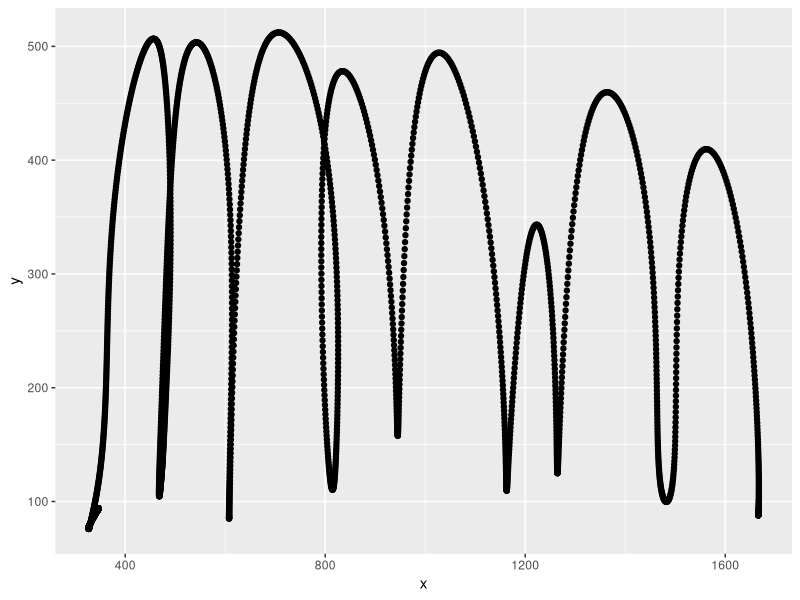
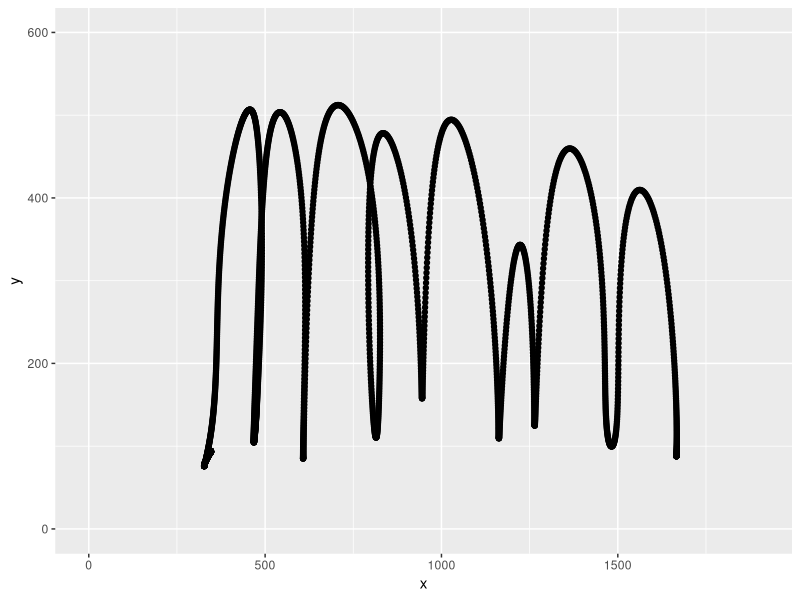
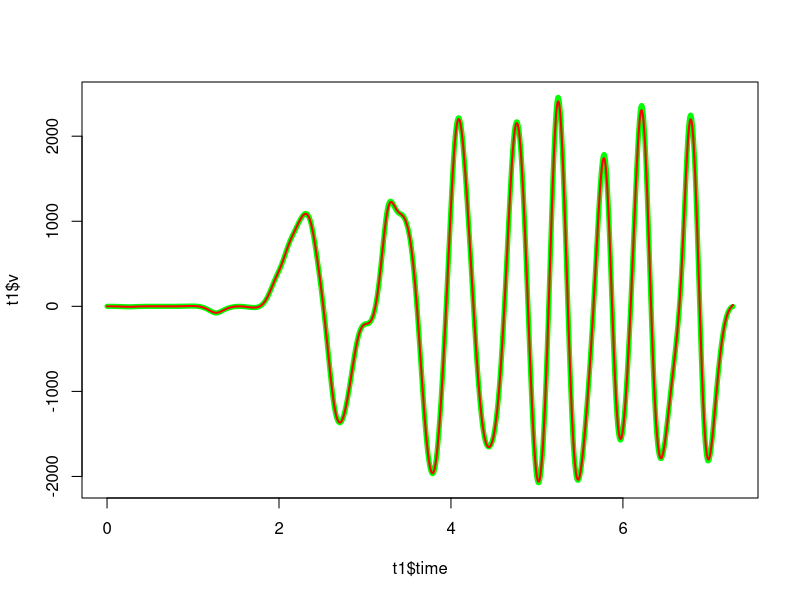
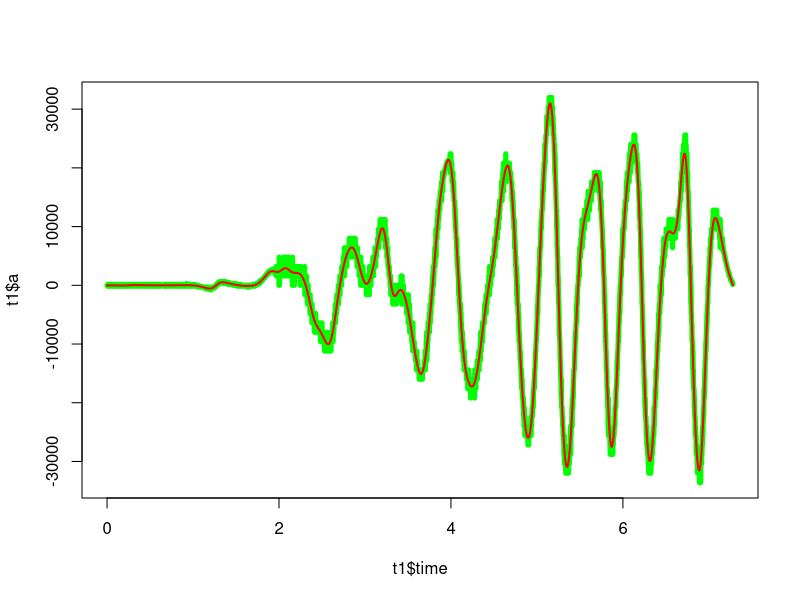
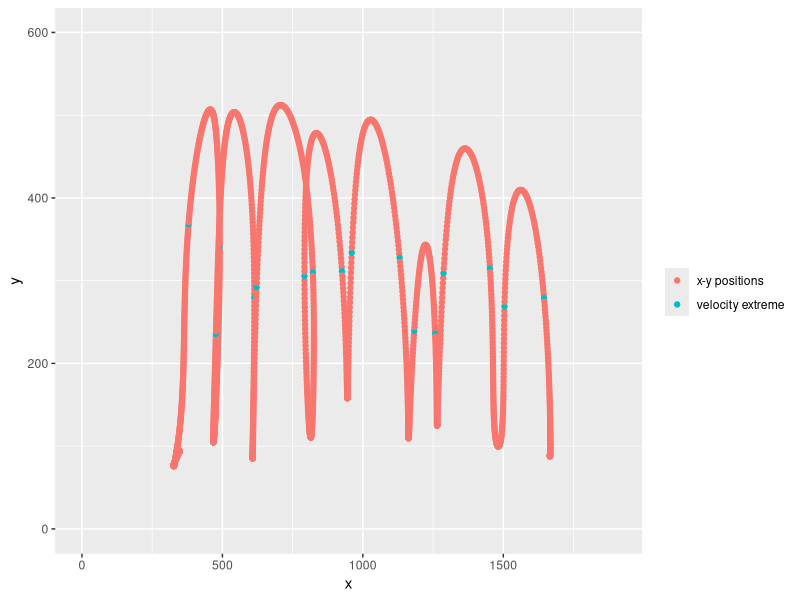

The R script that drew these images, in order: (Note: this script raises an error after producing the figures.)
### Exercises W14
# 1.
# When we have a high taget and a lot of small targets, the small targets will be overshot.
# When we have a low taget and a lot of high targets, the small targets will be overshot.
# When we have all the same tagets we will not see any effect

# 2.
setwd(paste(getwd(),'/Models of perception and action/21', sep = '')) #setting working directory

t1<-read.delim('21_1.txt',sep = ',', header = F) #loading data

colnames(t1)<-c('sample','condition','x','y') #naming variables


# 3.
library(ggplot2)
ggplot(data=t1, aes(x=x,y=y)) + #plotting data
  geom_point()

# 4.
ggplot(data=t1, aes(x=x,y=y)) + #plotting data with y and x limits
  geom_point() +
  ylim(0,600) +
  xlim(0,1900)

# 5.
distance<-function(df,add=0){ #creating a function for distance calcualtion
  for (i in (1:nrow(df))){
    if (i!=nrow(df))
    add=add+sqrt(((df[i,'x']-df[i+1,'x'])^2)+((df[i,'y']-df[i+1,'y'])^2)) #distance calcualtion
  }
  paste(add) #write output
}
distance(t1) #running the funtion

# 6.
time <- seq(from=0,to=7.28,by=0.0025) #making a time seqence with the length of the dataframe with 0.0025 increments
t1<-cbind(t1,time) #adding that seqence to the dataframe

# 7.
library(dplyr)
t1$v<-((t1$y-dplyr::lag(t1$y, n= 1L))/0.0025) #calculating velocity
t1$a<-((t1$v-dplyr::lag(t1$v, n= 1L))/0.0025) #calculating acceleration

# 8.
t1[is.na(t1)] <- 0 # changing NA's to 0

# velocity
lowpass.spline <- smooth.spline(t1$time,t1$v, spar = 0.3) #running a spline low pass filter

plot(t1$time, t1$v, type="l", lwd = 5, col = "green") #plotting unfiltered  data
lines(predict(lowpass.spline, t1$time), col = "red", lwd = 2) #plotting filtered data
sv<-predict(lowpass.spline, t1$time) #running the filter on the data
t1<-cbind(sv$y,t1) #saving the filtered data


# acceleration
lowpass.spline <- smooth.spline(t1$time,t1$a, spar = 0.3) #running a spline low pass filter

plot(t1$time, t1$a, type="l", lwd = 5, col = "green") #plotting unfiltered  data
lines(predict(lowpass.spline, t1$time), col = "red", lwd = 2) #plotting filtered data
sa<-predict(lowpass.spline, t1$time) #running the filter on the data
t1<-cbind(sa$y,t1) #saving the filtered data

# 9.
colnames(t1)<-c('sa','sv','sample','condition','x','y','time','v','a') #naming variables

t1$updn <- c(0, diff(sign(t1$sa))) #finding were the sign switches in acceleration
t1$updn<-ifelse(t1$updn==0,0,1) #making it a 1 where then sign switches
t1$updn <-as.factor(t1$updn) #making it a factor variable 

ggplot(data=t1, aes(x=x,y=y,color=updn)) + #plotting the data again
  geom_point() +
  ylim(0,600) +
  xlim(0,1900) +
  scale_color_discrete(name = "", labels = c("x-y positions", "velocity extreme"))

# 10.
t1$updn <- c(0, diff(sign(t1$sv))) #finding were the sign switches velocity
table<-which(t1$updn!=0) #save the sample numbers of the sign switches

t1$imp<-ifelse(t1$sample<table[16] | t1$sample>table[18],0,1) #marking samples with the important 6th movement
t1$imp<-ifelse(t1$updn==0,t1$imp,2) #adding peaks to the 6th movement data to the dataframe
t1$imp <-as.factor(t1$imp) #making it a factor

ggplot(data=t1, aes(x=x,y=y,color=imp, alpha = imp)) + #plotting the data
  geom_point() +
  ylim(0,600) +
  xlim(0,1900) +
  scale_alpha_manual(guide='none', values = list('0' = 0.1, '1' = 0.1, '2' = 1))+
  scale_color_discrete(name = "", labels = c("Non-important trial", "Important trail", "y velocity changing direction"))

# Bonus

# Here is a function that will run the analysis in question 10 for any set of data
mousePlot <-function(df){
  
  time <- seq(from=0,to=(nrow(df)-1)*0.0025,by=0.0025) #making a time seqence with the length of the dataframe with 0.0025 increments
  df<-cbind(df,time)
  
  colnames(df)<-c('sample','condition','x','y','time') #naming variables
  
  df$v<-((df$y-dplyr::lag(df$y, n= 1L))/0.0025) #calculating velocity
  
  df[is.na(df)] <- 0 
  
  lowpass.spline <- smooth.spline(df$time,df$v, spar = 0.3) #running a spline low pass filter
  sv<-predict(lowpass.spline, df$time) #running the filter on the data
  df<-cbind(sv$y,df) #saving the filtered data
  
  colnames(df)<-c('sv','sample','condition','x','y','time','v') #naming variables
  
  df$updn <- c(0, diff(sign(df$sv))) #finding were the sign switches velocity
  table<-which(df$updn!=0) #save the sample numbers of the sign switches

  for (n in (1:length(table))){ #finding the 6th movement
    if (df[table[n],'x']>1100 & df[table[n],'x']<1263)
      high<-n
  }
  
  df$imp<-ifelse(df$sample<table[high-1] | df$sample>table[high+1],0,1) #marking samples with the important 6th movement
  df$imp<-ifelse(df$updn==0,df$imp,2) #adding peaks to the 6th movement data to the dataframe
  df$imp <-as.factor(df$imp) #making it a factor
  
  ggplot(data=df, aes(x=x,y=y,color=imp, alpha = imp)) + #plotting the data
    geom_point() +
    ylim(0,600) +
    xlim(0,1900) +
    scale_alpha_manual(guide='none', values = list('0' = 0.1, '1' = 0.1, '2' = 1))+
    scale_color_discrete(name = "", labels = c("Non-important trial", "Important trail", "y velocity changing direction"))+
    labs(title=paste('Condition:' ,df[1,'condition']))
}

mousedata<-read.delim('21_2.txt',sep = ',', header = F) #loading data
mousePlot(mousedata) #running the function
